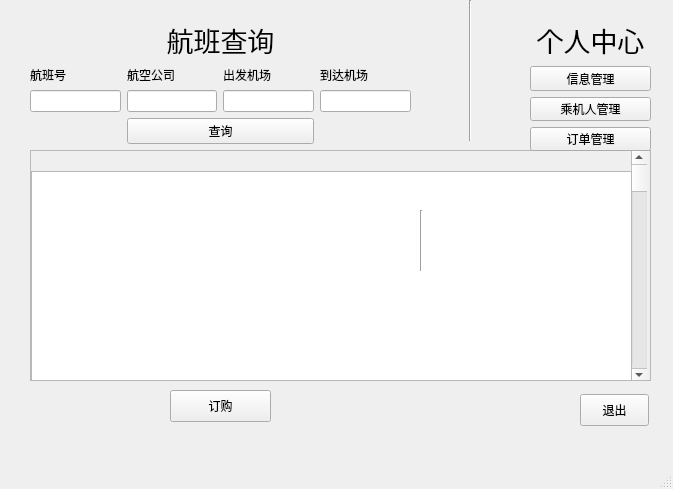
<?xml version="1.0" encoding="UTF-8"?>
<ui version="4.0">
 <class>MainWindow</class>
 <widget class="QMainWindow" name="MainWindow">
  <property name="geometry">
   <rect>
    <x>0</x>
    <y>0</y>
    <width>673</width>
    <height>489</height>
   </rect>
  </property>
  <property name="windowTitle">
   <string>用户操作页</string>
  </property>
  <widget class="QWidget" name="centralwidget">
   <widget class="QScrollArea" name="results_flight">
    <property name="geometry">
     <rect>
      <x>30</x>
      <y>150</y>
      <width>621</width>
      <height>231</height>
     </rect>
    </property>
    <property name="widgetResizable">
     <bool>true</bool>
    </property>
    <widget class="QWidget" name="scrollAreaWidgetContents">
     <property name="geometry">
      <rect>
       <x>0</x>
       <y>0</y>
       <width>619</width>
       <height>229</height>
      </rect>
     </property>
     <widget class="QScrollBar" name="verticalScrollBar">
      <property name="geometry">
       <rect>
        <x>600</x>
        <y>0</y>
        <width>16</width>
        <height>231</height>
       </rect>
      </property>
      <property name="orientation">
       <enum>Qt::Vertical</enum>
      </property>
     </widget>
     <widget class="QListView" name="listView">
      <property name="geometry">
       <rect>
        <x>0</x>
        <y>20</y>
        <width>601</width>
        <height>211</height>
       </rect>
      </property>
     </widget>
    </widget>
   </widget>
   <widget class="QPushButton" name="btn_book">
    <property name="geometry">
     <rect>
      <x>170</x>
      <y>390</y>
      <width>101</width>
      <height>32</height>
     </rect>
    </property>
    <property name="text">
     <string>订购</string>
    </property>
   </widget>
   <widget class="Line" name="line">
    <property name="geometry">
     <rect>
      <x>420</x>
      <y>210</y>
      <width>3</width>
      <height>61</height>
     </rect>
    </property>
    <property name="orientation">
     <enum>Qt::Vertical</enum>
    </property>
   </widget>
   <widget class="Line" name="line_2">
    <property name="geometry">
     <rect>
      <x>460</x>
      <y>0</y>
      <width>20</width>
      <height>141</height>
     </rect>
    </property>
    <property name="orientation">
     <enum>Qt::Vertical</enum>
    </property>
   </widget>
   <widget class="QWidget" name="layoutWidget">
    <property name="geometry">
     <rect>
      <x>30</x>
      <y>20</y>
      <width>381</width>
      <height>124</height>
     </rect>
    </property>
    <layout class="QGridLayout" name="gridLayout">
     <item row="0" column="1" colspan="2">
      <widget class="QLabel" name="label_5">
       <property name="font">
        <font>
         <pointsize>20</pointsize>
        </font>
       </property>
       <property name="text">
        <string>航班查询</string>
       </property>
       <property name="alignment">
        <set>Qt::AlignCenter</set>
       </property>
      </widget>
     </item>
     <item row="1" column="0">
      <layout class="QVBoxLayout" name="verticalLayout">
       <item>
        <widget class="QLabel" name="label">
         <property name="text">
          <string>航班号</string>
         </property>
        </widget>
       </item>
       <item>
        <widget class="QLineEdit" name="input_FID"/>
       </item>
      </layout>
     </item>
     <item row="1" column="1">
      <layout class="QVBoxLayout" name="verticalLayout_2">
       <item>
        <widget class="QLabel" name="label_2">
         <property name="text">
          <string>航空公司</string>
         </property>
        </widget>
       </item>
       <item>
        <widget class="QLineEdit" name="input_Airline"/>
       </item>
      </layout>
     </item>
     <item row="1" column="2">
      <layout class="QVBoxLayout" name="verticalLayout_3">
       <item>
        <widget class="QLabel" name="label_3">
         <property name="text">
          <string>出发机场</string>
         </property>
        </widget>
       </item>
       <item>
        <widget class="QLineEdit" name="input_Depart"/>
       </item>
      </layout>
     </item>
     <item row="1" column="3">
      <layout class="QVBoxLayout" name="verticalLayout_4">
       <item>
        <widget class="QLabel" name="label_4">
         <property name="text">
          <string>到达机场</string>
         </property>
        </widget>
       </item>
       <item>
        <widget class="QLineEdit" name="input_Arrive"/>
       </item>
      </layout>
     </item>
     <item row="2" column="1" colspan="2">
      <widget class="QPushButton" name="btn_search">
       <property name="text">
        <string>查询</string>
       </property>
      </widget>
     </item>
    </layout>
   </widget>
   <widget class="QPushButton" name="btn_exit">
    <property name="geometry">
     <rect>
      <x>580</x>
      <y>394</y>
      <width>69</width>
      <height>32</height>
     </rect>
    </property>
    <property name="text">
     <string>退出</string>
    </property>
   </widget>
   <widget class="QWidget" name="">
    <property name="geometry">
     <rect>
      <x>530</x>
      <y>20</y>
      <width>121</width>
      <height>131</height>
     </rect>
    </property>
    <layout class="QVBoxLayout" name="verticalLayout_6">
     <item>
      <widget class="QLabel" name="label_6">
       <property name="font">
        <font>
         <pointsize>20</pointsize>
        </font>
       </property>
       <property name="text">
        <string>个人中心</string>
       </property>
       <property name="alignment">
        <set>Qt::AlignCenter</set>
       </property>
      </widget>
     </item>
     <item>
      <layout class="QVBoxLayout" name="verticalLayout_5">
       <item>
        <widget class="QPushButton" name="btn_info">
         <property name="text">
          <string>信息管理</string>
         </property>
        </widget>
       </item>
       <item>
        <widget class="QPushButton" name="btn_passengers">
         <property name="text">
          <string>乘机人管理</string>
         </property>
        </widget>
       </item>
       <item>
        <widget class="QPushButton" name="btn_orders">
         <property name="text">
          <string>订单管理</string>
         </property>
        </widget>
       </item>
      </layout>
     </item>
    </layout>
   </widget>
  </widget>
  <widget class="QMenuBar" name="menubar">
   <property name="geometry">
    <rect>
     <x>0</x>
     <y>0</y>
     <width>673</width>
     <height>22</height>
    </rect>
   </property>
  </widget>
  <widget class="QStatusBar" name="statusbar"/>
 </widget>
 <resources/>
 <connections>
  <connection>
   <sender>btn_exit</sender>
   <signal>clicked()</signal>
   <receiver>MainWindow</receiver>
   <slot>close()</slot>
   <hints>
    <hint type="sourcelabel">
     <x>541</x>
     <y>391</y>
    </hint>
    <hint type="destinationlabel">
     <x>316</x>
     <y>244</y>
    </hint>
   </hints>
  </connection>
 </connections>
</ui>
